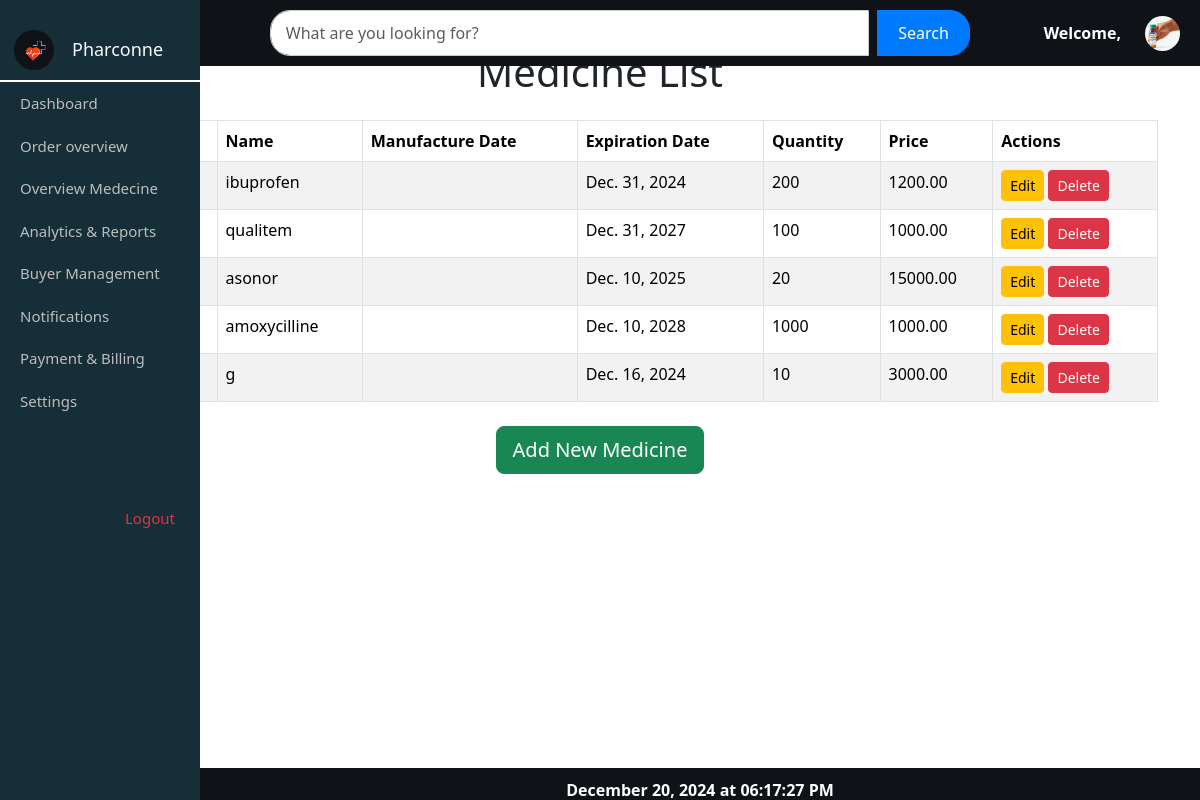
The page /medicine_success/ on the database its author committed.
### myapp/models.py (models this page shows, shortened)
class Medicine(models.Model):
    M_id = models.AutoField(primary_key=True)
    name = models.CharField(max_length=100)
    serial_number = models.CharField(max_length=100, unique=True, null=False)  # Add serial_number
    exp_date = models.DateField(null=False)  # Add expiration date field
    MFG_date = models.DateField(null=True, blank=True)
    quantity = models.PositiveIntegerField(default=0)
    price = models.DecimalField(max_digits=10, decimal_places=2, null=False, default=0.0)

### myapp/views.py (the view)
# urls.py: path('medicine_success/', views.medicine_success, name='medicine_success'),
def medicine_success(request):
    medicines = Medicine.objects.all()  # Ensure this is the correct model
    return render(request, 'myapp/medicine_success.html', {'medicines': medicines})

### myapp/templates/myapp/medicine_success.html (shortened to what this page needs)
{% extends 'myapp/supplierdash.html' %}
{% load static %}
{% block content %}
    <div class="container mt-5">
        <h1 class="text-center mb-4">Medicine List</h1>
        <table class="table table-bordered table-striped" style="border-radius: 10px;">
            <thead>
                <tr>
                    <th>Serial Number</th>
                    <th>Name</th>
                    <th>Manufacture Date</th>
                    <th>Expiration Date</th>
                    <th>Quantity</th>
                    <th>Price</th>
                    <th>Actions</th>
                </tr>
            </thead>
            <tbody>
                {% for medicine in medicines %}
                    <tr>
                        <td>{{ medicine.serial_number }}</td>
                        <td>{{ medicine.name }}</td>
                        <td>{{ medicine.mfg_date }}</td>
                        <td>{{ medicine.exp_date }}</td>
                        <td>{{ medicine.quantity }}</td>
                        <td>{{ medicine.price }}</td>
                        <td>
                            <a href="{% url 'edit_medicine' medicine.M_id %}" class="btn btn-warning btn-sm">Edit</a>
                            <a href="{% url 'delete_medicine' medicine.M_id %}" class="btn btn-danger btn-sm">Delete</a>
                        </td>
                    </tr>
                {% empty %}
                    <tr>
                        <td colspan="7" class="text-center">No medicines found.</td>
                    </tr>
                {% endfor %}
            </tbody>
        </table>
        <div class="text-center mt-4">
          <a href="{% url 'add_medicine' %}" class="btn btn-success btn-lg">Add New Medicine</a>
      </div>
    </div>
{% endblock content %}

### myapp/static/myapp/css/pharmacy_list.css (style rules this page uses)
body { margin: 0; padding: 0; overflow: hidden; }

### rows shown on the page
Medicine: name "ibuprofen", exp_date "Dec. 31, 2024", quantity "200", price "1200.00"
Medicine: name "qualitem", exp_date "Dec. 31, 2027", quantity "100", price "1000.00"
Medicine: name "asonor", exp_date "Dec. 10, 2025", quantity "20", price "15000.00"
Medicine: name "amoxycilline", exp_date "Dec. 10, 2028", quantity "1000", price "1000.00"
Medicine: name "g", exp_date "Dec. 16, 2024", quantity "10", price "3000.00"
